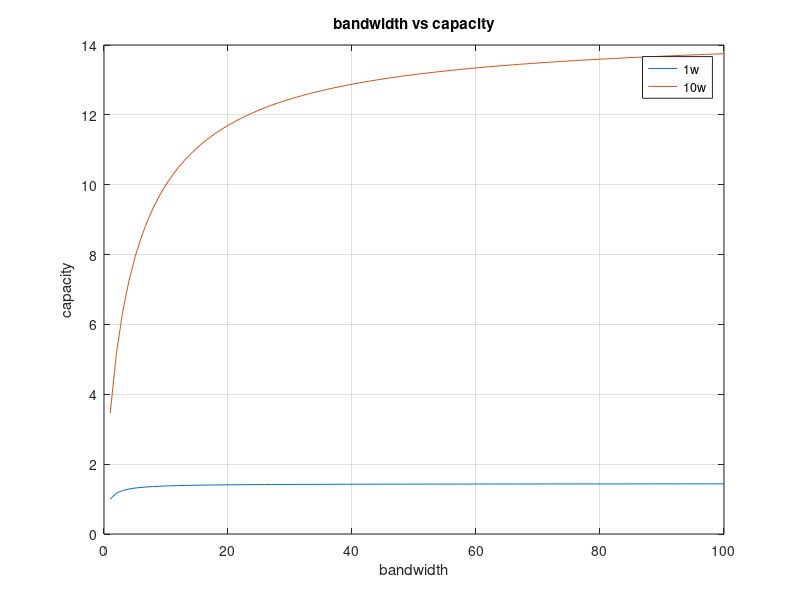

Write the MATLAB code that produced this figure.
clear all
close all
bw = (1:100);
No = 1;
var_no = bw*No;
p = [1,10];
for j=1:2
    for i=1:100
        C(j,i) = bw(i)*log2(1+(p(j)/var_no(i)));
    end
end
figure()
plot(bw,C(1,:))
hold on
plot(bw,C(2,:))
hold off
title('bandwidth vs capacity')
xlabel('bandwidth')
ylabel('capacity')
legend('1w','10w')
grid on



    
  